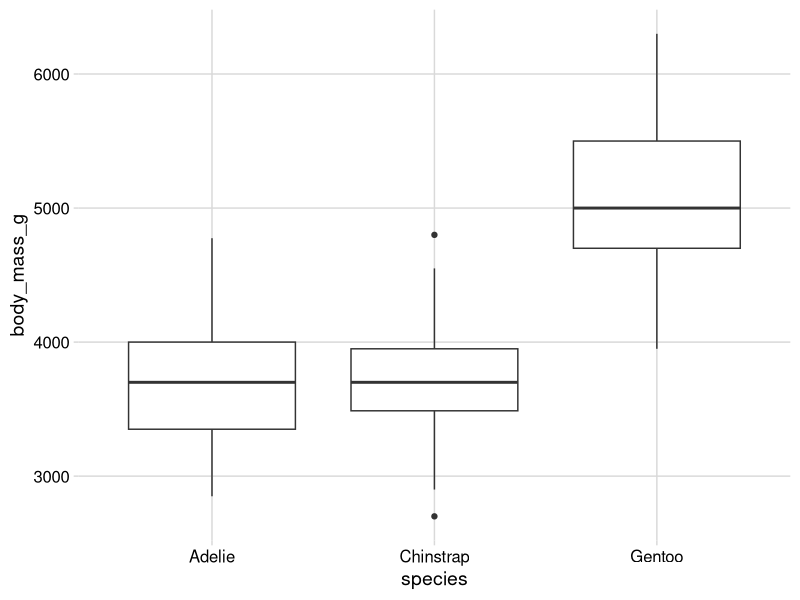
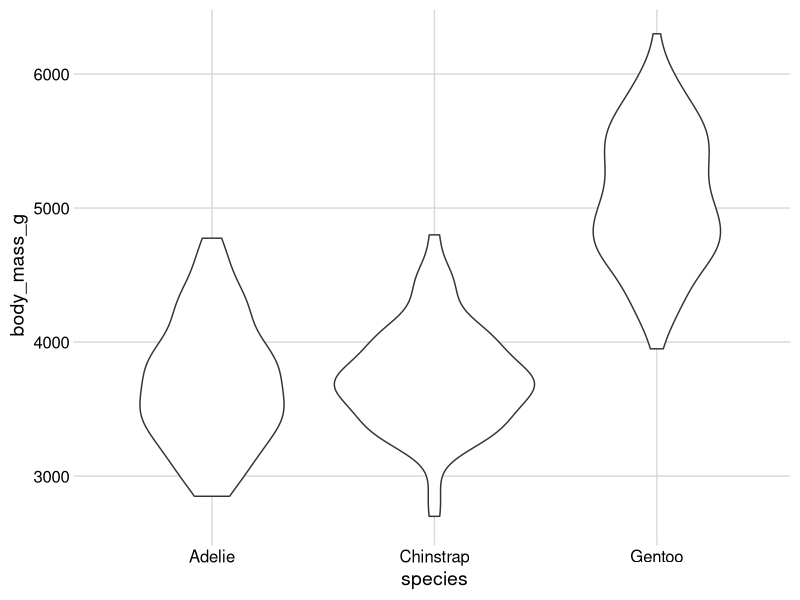
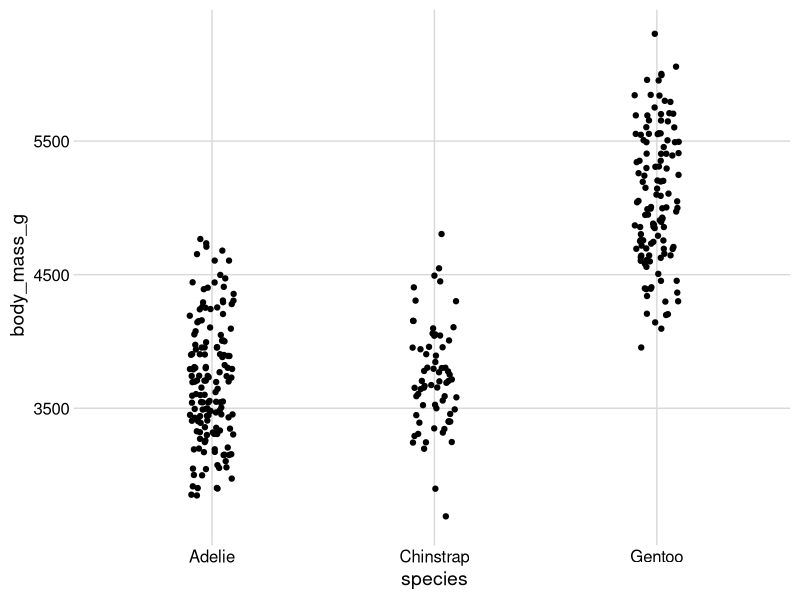
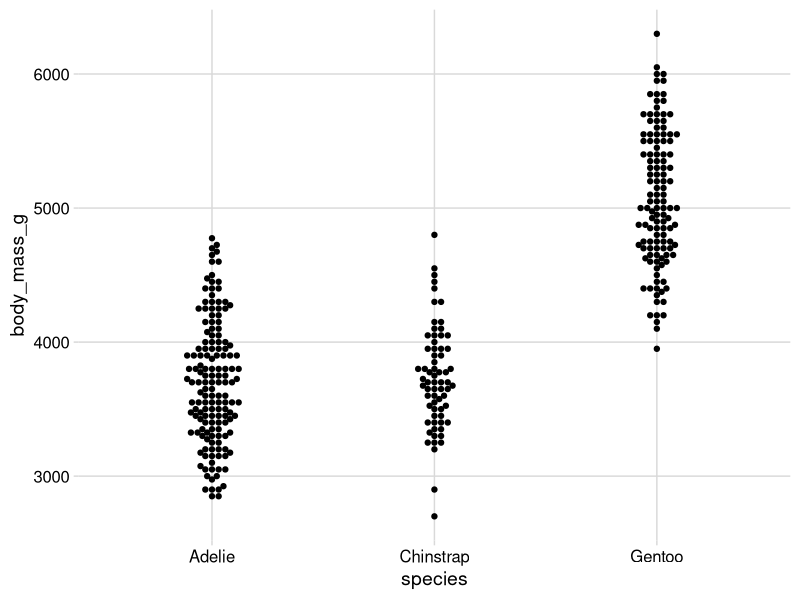
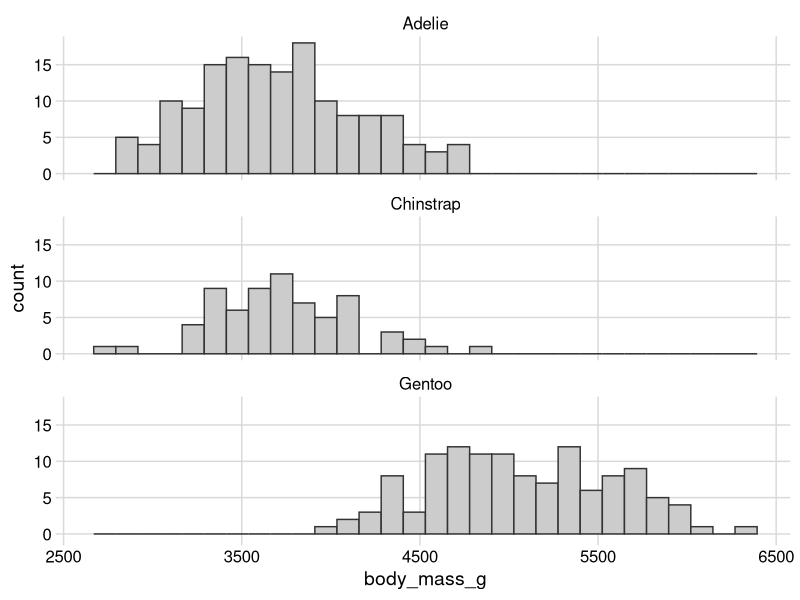
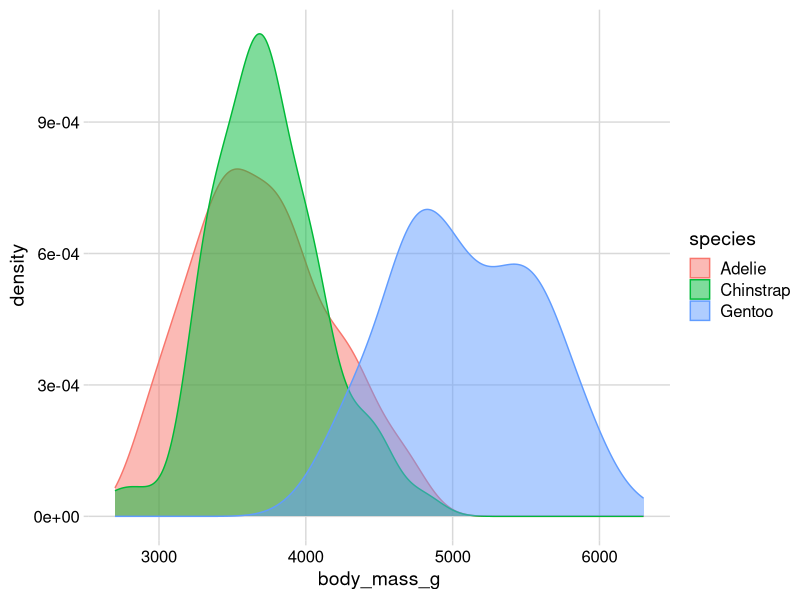
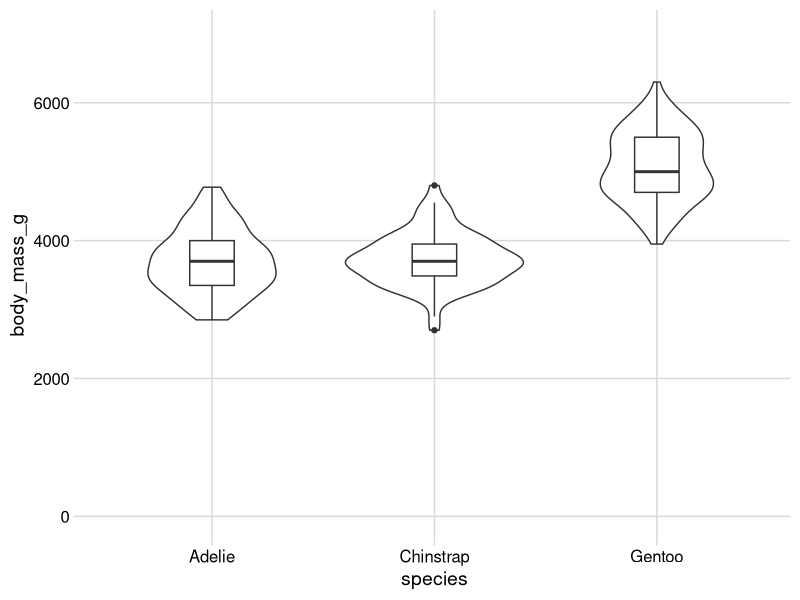
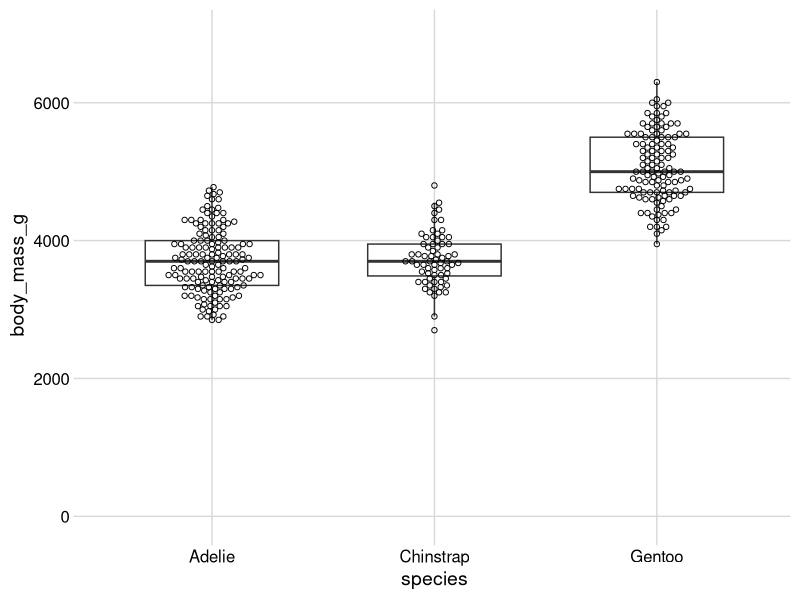

The R source for these figures, in order:
## ---- chunk 1
# Load libraries
library(tidyverse)
library(palmerpenguins)
## ---- chunk 2
# Take a peak at the data
glimpse(penguins)
## ---- chunk 3
# Set a nicer looking theme as a place holder
theme_set(cowplot::theme_minimal_grid())
## ---- chunk 4
#| warning: false
penguins |> 
  ggplot() +
  geom_boxplot(
    aes(x = species,
        y = body_mass_g))
## ---- chunk 5
#| warning: false
penguins |> 
  ggplot() +
  geom_violin(
    aes(x = species,
        y = body_mass_g))
## ---- chunk 6
#| warning: false
penguins |> 
  ggplot() +
  geom_jitter(
    aes(x = species,
        y = body_mass_g),
    width = 0.1)
## ---- chunk 7
#| warning: false
penguins |> 
  ggplot() +
  ggbeeswarm::geom_beeswarm(
    corral.width = 2.0,
    aes(x = species,
        y = body_mass_g)) 
## ---- chunk 8
#| warning: false
penguins |> 
  ggplot() +
  geom_histogram(
    aes(x = body_mass_g),
    color = "grey20",
    fill = "grey80",
    bins = 30) +
  facet_wrap(~species,
             nrow = 3)
## ---- chunk 9
#| warning: false
penguins |> 
  ggplot() +
  geom_density(
    aes(x = body_mass_g,
        color = species,
        fill = species),
    alpha = 0.5)
## ---- chunk 10
#| warning: false
penguins |> 
  ggplot(
    aes(x = species,
        y = body_mass_g)
    ) +
  geom_violin(width = 0.8) + 
  geom_boxplot(width = 0.2) +
  scale_y_continuous(
    limits = c(0, 7000)
  )
## ---- chunk 11
#| warning: false
penguins |> 
  ggplot(
    aes(x = species,
        y = body_mass_g)
    ) +
  geom_boxplot(
    width = 0.6,
    outlier.shape = NA
    ) + 
  ggbeeswarm::geom_beeswarm(
    shape = 21,
    width = 0.2
    ) +
  scale_y_continuous(
    limits = c(0, 7000)
  )
## ---- chunk 12
#| warning: false
penguins |> 
  ggplot(
    aes(x = species,
        y = body_mass_g)
    ) +
  geom_boxplot(
    width = 0.6,
    outlier.shape = NA
    ) + 
  ggbeeswarm::geom_beeswarm(
    shape = 21,
    width = 0.2
    ) +
  scale_y_continuous(
    name = "Body mass (g)",
    limits = c(0, 7000)
    ) +
  scale_x_discrete(
   name = element_blank()
  )
## ---- chunk 13
#| warning: false
penguins |> 
  ggplot(
    aes(x = species,
        y = body_mass_g)
    ) +
  geom_boxplot(
    width = 0.6,
    outlier.shape = NA
    ) + 
  ggbeeswarm::geom_beeswarm(
    shape = 21,
    width = 0.2
    ) +
  scale_y_continuous(
    name = "Body mass (g)",
    limits = c(0, 7000)
    ) +
  scale_x_discrete(
   name = element_blank()
   ) +
  cowplot::theme_minimal_hgrid()
## ---- chunk 14
#| warning: false
penguins |> 
  ggplot(
    aes(x = species,
        y = body_mass_g)
    ) +
  geom_boxplot(
    width = 0.6,
    outlier.shape = NA
    ) + 
  ggbeeswarm::geom_beeswarm(
    shape = 21,
    width = 0.2
    ) +
  scale_y_continuous(
    name = "Body mass (g)",
    limits = c(0, 7000),
    expand = c(0, 0.5)
    ) +
  scale_x_discrete(
   name = element_blank()
   ) +
  cowplot::theme_minimal_hgrid()
## ---- chunk 15
penguins |>  
  ggplot(
    aes(x = body_mass_g)
    ) +
  geom_histogram(
    color = "grey20",
    fill = "grey80"
    ) +
  facet_grid(rows = vars(island),
             cols = vars(species)) +
  cowplot::theme_minimal_hgrid() +
  theme(strip.background = element_rect(fill = "grey90"))
